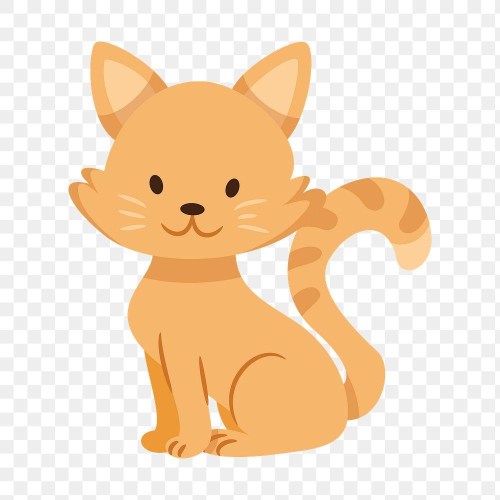
#> input picture GraphicsPractice/source/без фона.jpg, 1000 x 1000 px (shown at 1/2 size)
$ python lesson_14.py
#> lines starting #> are read from the running program, lines starting #| are printed output that depends on the picture
import os
from PIL import Image

os.makedirs("output", exist_ok=True)


def remove_white_background(
    src: str,
    dst: str = "output/logo_transparent.png",
    threshold: int = 235,
) -> Image.Image:
    """
    Делает прозрачными пиксели, у которых R, G и B превышают порог threshold.
    Возвращает объект Image в режиме RGBA.
    """
#> called with src = 'source/без фона.jpg', dst = 'output/logo_transparent.png', threshold = 235
    if not (0 <= threshold <= 255):
        raise ValueError("Параметр threshold должен находиться в диапазоне от 0 до 255.")

    with Image.open(src) as raw_img:
#> raw_img is the input picture: PIL image 1000x1000 RGB; mean R, G, B 244.9, 222.9, 198
        img = raw_img.convert("RGBA")
        new_data = []

        for r, g, b, a in img.getdata():
            if r > threshold and g > threshold and b > threshold:
                new_data.append((r, g, b, 0))
            else:
                new_data.append((r, g, b, a))
#> this loop made 1000000 passes
#> (r, g, b) on passes 1 to 3: (238, 238, 238), (238, 238, 238), (238, 238, 238)
#> after the loop, new_data = 1000000 items

        img.putdata(new_data)
        img.save(dst, format="PNG")
        return img.copy()


def test_on_backgrounds(
    logo_img: Image.Image,
    output_dir: str = "output",
) -> None:
    """
    Накладывает логотип с альфа-каналом на красный, синий и чёрный фоны
    и сохраняет три отдельных изображения.
    """
#> called with output_dir = 'output'
    backgrounds = {
        "red": (220, 30, 30, 255),
        "blue": (30, 90, 220, 255),
        "black": (0, 0, 0, 255),
    }

    for name, color in backgrounds.items():
        bg = Image.new("RGBA", logo_img.size, color)
        composited = Image.alpha_composite(bg, logo_img)
        out_path = os.path.join(output_dir, f"logo_on_{name}.png")
        composited.save(out_path, format="PNG")
        print(f"Сохранён вариант на {name} фоне: {out_path}")
#> this loop made 3 passes
#> pass 1, in test_on_backgrounds, `bg = Image.new("RGBA", logo_img.size, color)`:
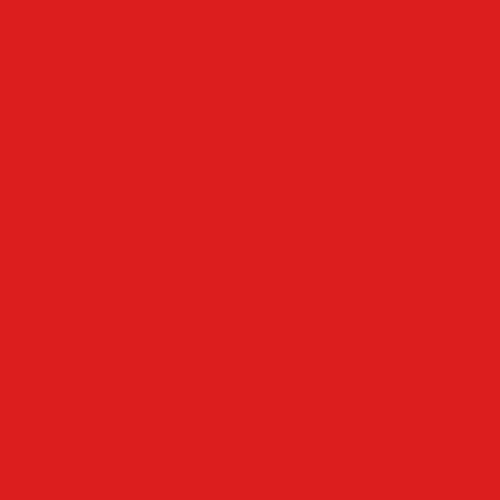
#> bg: PIL image 1000x1000 RGBA (shown at 1/2 size); mean R, G, B, A 220, 30, 30, 255
#> pass 1, in test_on_backgrounds, `composited = Image.alpha_composite(bg, logo_img)`:
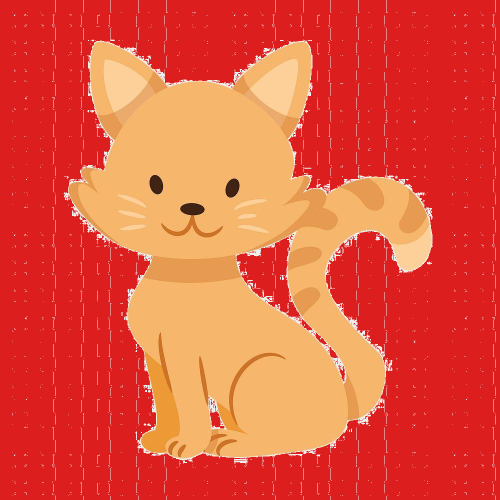
#> composited: PIL image 1000x1000 RGBA (shown at 1/2 size); mean R, G, B, A 228, 85.7, 60.8, 255
#> pass 2, in test_on_backgrounds, `bg = Image.new("RGBA", logo_img.size, color)`:
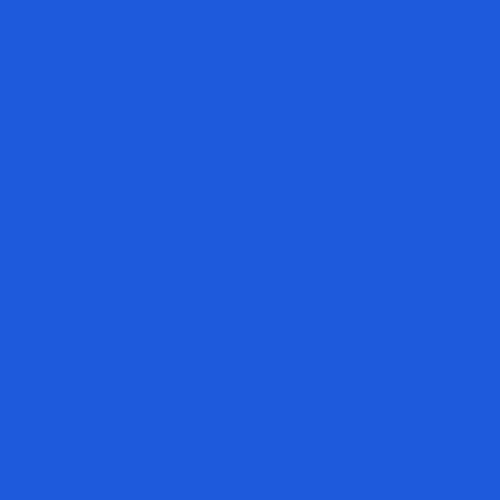
#> bg: PIL image 1000x1000 RGBA (shown at 1/2 size); mean R, G, B, A 30, 90, 220, 255
#> pass 2, in test_on_backgrounds, `composited = Image.alpha_composite(bg, logo_img)`:
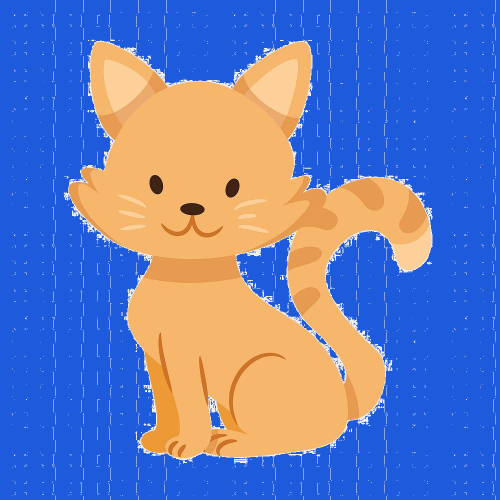
#> composited: PIL image 1000x1000 RGBA (shown at 1/2 size); mean R, G, B, A 107.7, 123.7, 181.2, 255
#> after the loop:
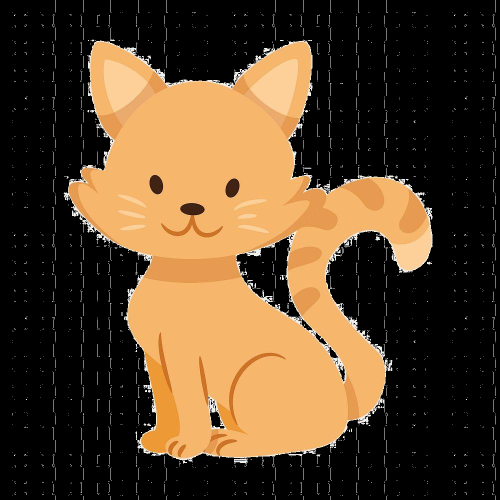
#> composited: PIL image 1000x1000 RGBA (shown at 1/2 size); mean R, G, B, A 88.7, 66.7, 41.8, 255


if __name__ == "__main__":
    src_logo = "source/без фона.jpg"
    transparent_path = "output/logo_transparent.png"
    chosen_threshold = 235

    if os.path.exists(src_logo):
        logo_rgba = remove_white_background(
            src=src_logo,
            dst=transparent_path,
            threshold=chosen_threshold,
        )
        print(
            f"Фон удалён (threshold={chosen_threshold}), "
            f"сохранено: {transparent_path}"
        )
        test_on_backgrounds(logo_rgba)
    else:
        print(f"Файл '{src_logo}' не найден. Проверьте путь к исходному изображению.")

$ run again, with GraphicsPractice/source/папка.jpg copied over GraphicsPractice/source/без фона.jpg
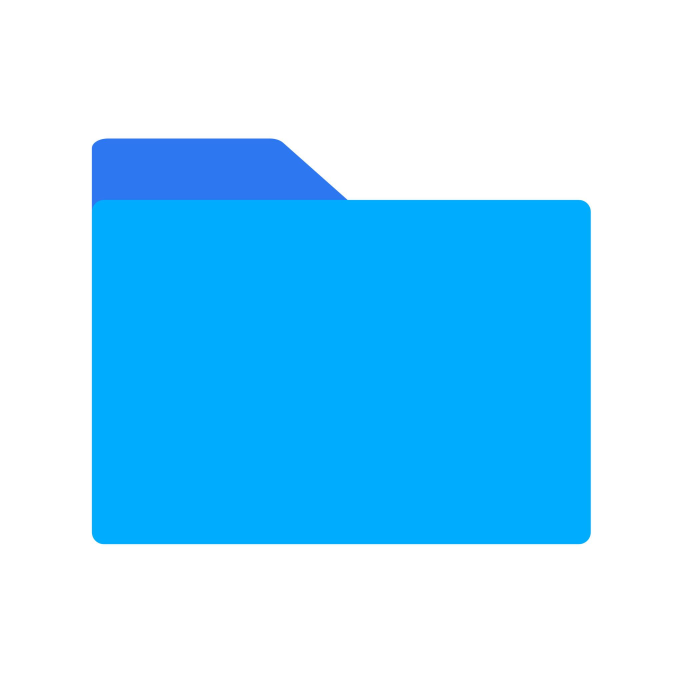
#> input picture GraphicsPractice/source/папка.jpg, 2048 x 2048 px (shown at 1/3 size)
#> in remove_white_background, raw_img is the input picture: PIL image 2048x2048 RGB; mean R, G, B 155, 220.5, 254.1
#> after the loop in remove_white_background, `for r, g, b, a in img.getdata():`: new_data = 4194304 items
#> the loop in test_on_backgrounds, `for name, color in backgrounds.items():` made 3 passes
#> pass 1, in test_on_backgrounds, `composited = Image.alpha_composite(bg, logo_img)`:
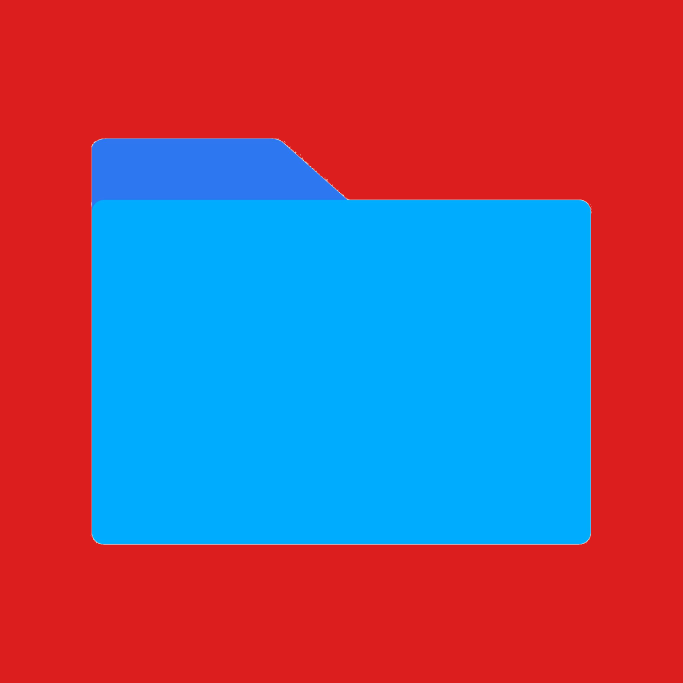
#> composited: PIL image 2048x2048 RGBA (shown at 1/3 size); mean R, G, B, A 134, 85.2, 118.8, 255
#> after the loop in test_on_backgrounds, `for name, color in backgrounds.items():`:
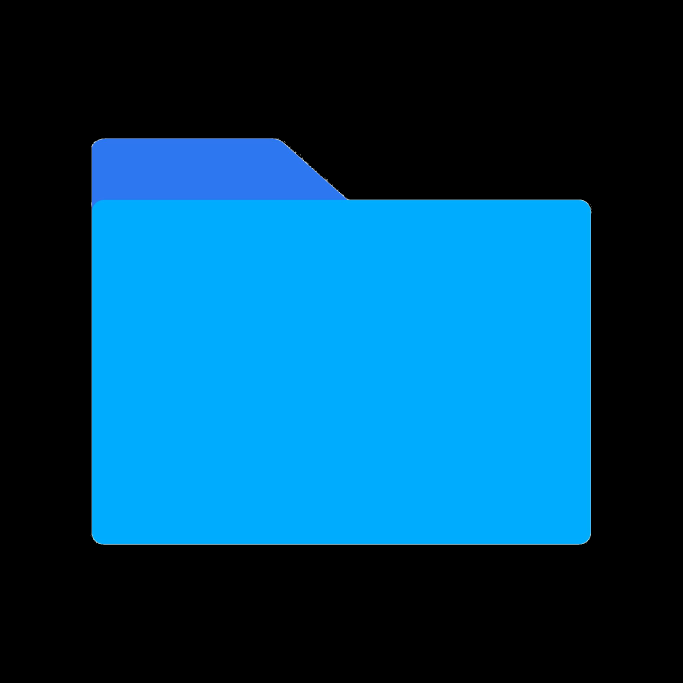
#> composited: PIL image 2048x2048 RGBA (shown at 1/3 size); mean R, G, B, A 1.7, 67.1, 100.8, 255
